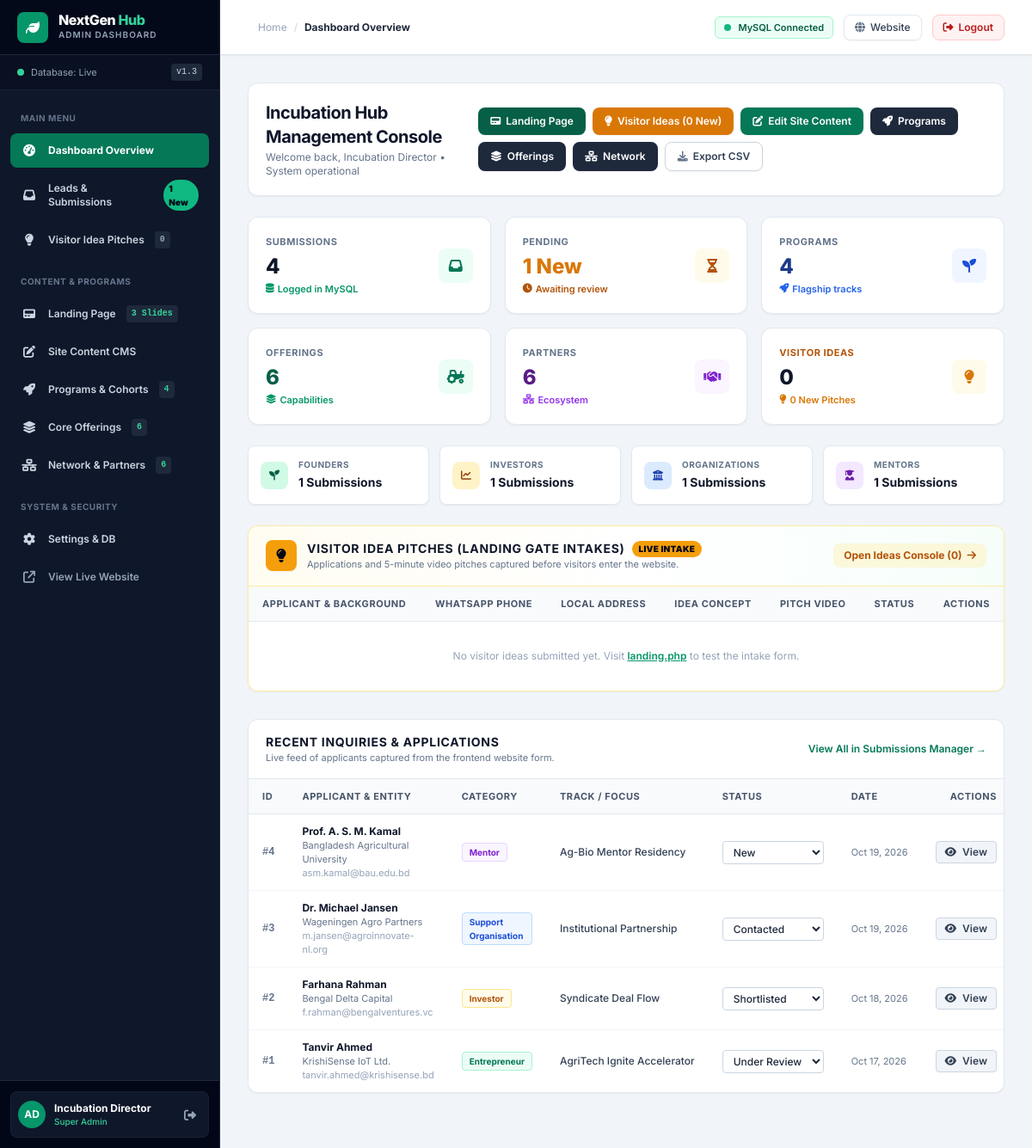
/admin/index.php (signed in), run on the app's committed database.
### tables this page shows
CREATE TABLE IF NOT EXISTS `hub_submissions` (
    `id` INT UNSIGNED AUTO_INCREMENT PRIMARY KEY,
    `full_name` VARCHAR(150) NOT NULL,
    `email` VARCHAR(150) NOT NULL,
    `phone` VARCHAR(50) DEFAULT NULL,
    `organization` VARCHAR(150) DEFAULT NULL,
    `category` ENUM('Entrepreneur', 'Investor', 'Support Organisation', 'Mentor') NOT NULL,
    `sub_interest` VARCHAR(100) DEFAULT NULL,
    `pitch_url` VARCHAR(255) DEFAULT NULL,
    `message` TEXT NOT NULL,
    `admin_notes` TEXT DEFAULT NULL,
    `ip_address` VARCHAR(45) DEFAULT NULL,
    `status` ENUM('New', 'Under Review', 'Shortlisted', 'Contacted', 'Archived') DEFAULT 'New',
    `created_at` TIMESTAMP DEFAULT CURRENT_TIMESTAMP,
    `updated_at` TIMESTAMP DEFAULT CURRENT_TIMESTAMP ON UPDATE CURRENT_TIMESTAMP,
    INDEX `idx_category` (`category`),
    INDEX `idx_created_at` (`created_at`),
    INDEX `idx_status` (`status`)
);

### admin/index.php (the view, shortened to what the rows shown need)
<?php
require_once __DIR__ . '/auth.php';
$recentSubmissions = getHubSubmissions(15);
?>
<div class="mb-6 flex flex-col sm:flex-row sm:items-center justify-between gap-4 bg-white p-5 rounded-xl border border-slate-200 shadow-sm">
    <div>
        <h1 class="text-xl font-bold text-slate-900 tracking-tight">Incubation Hub Management Console</h1>
    </div>
</div>
<div class="bg-white rounded-xl border border-amber-200/80 shadow-sm overflow-hidden mb-8">
    <div class="px-5 py-4 bg-gradient-to-r from-amber-50/70 via-white to-emerald-50/50 border-b border-amber-200/80 flex flex-col sm:flex-row sm:items-center justify-between gap-2">
        <div class="flex items-center space-x-3">
            <div>
                <div class="flex items-center space-x-2">
                    <h2 class="text-sm font-bold text-slate-900 uppercase tracking-wider">Visitor Idea Pitches (Landing Gate Intakes)</h2>
                </div>
            </div>
        </div>
    </div>
    <div class="overflow-x-auto">
        <table class="w-full text-left text-xs border-collapse">
            <thead class="bg-slate-50 text-slate-600 uppercase font-bold text-[11px] tracking-wider border-b border-slate-200">
                <tr>
                    <th class="px-4 py-3">Applicant & Background</th>
                    <th class="px-4 py-3">WhatsApp Phone</th>
                    <th class="px-4 py-3">Local Address</th>
                    <th class="px-4 py-3">Idea Concept</th>
                    <th class="px-4 py-3">Pitch Video</th>
                    <th class="px-4 py-3">Status</th>
                    <th class="px-4 py-3 text-right">Actions</th>
                </tr>
            </thead>
        </table>
    </div>
</div>
<div class="bg-white rounded-xl border border-slate-200 shadow-sm overflow-hidden mb-8">
    <div class="px-5 py-4 border-b border-slate-200 flex flex-col sm:flex-row sm:items-center justify-between gap-2">
        <div>
            <h2 class="text-sm font-bold text-slate-900 uppercase tracking-wider">Recent Inquiries & Applications</h2>
        </div>
    </div>
    <div class="overflow-x-auto">
        <table class="w-full text-left text-xs border-collapse">
            <thead class="bg-slate-50 text-slate-600 uppercase font-bold text-[11px] tracking-wider border-b border-slate-200">
                <tr>
                    <th class="px-4 py-3">ID</th>
                    <th class="px-4 py-3">Applicant & Entity</th>
                    <th class="px-4 py-3">Category</th>
                    <th class="px-4 py-3">Track / Focus</th>
                    <th class="px-4 py-3">Status</th>
                    <th class="px-4 py-3">Date</th>
                    <th class="px-4 py-3 text-right">Actions</th>
                </tr>
            </thead>
            <tbody class="divide-y divide-slate-100 bg-white">
                <?php if (empty($recentSubmissions)): ?>
                    <tr>
                        <td colspan="7" class="px-4 py-8 text-center text-slate-400">
                            No submissions recorded in database.
                        </td>
                    </tr>
                <?php else: ?>
                    <?php foreach ($recentSubmissions as $row):
                        $badgeColor = match ($row['category']) {
                            'Entrepreneur' => 'bg-emerald-50 text-emerald-700 border-emerald-200',
                            'Investor' => 'bg-amber-50 text-amber-700 border-amber-200',
                            'Support Organisation' => 'bg-blue-50 text-blue-700 border-blue-200',
                            'Mentor' => 'bg-purple-50 text-purple-700 border-purple-200',
                            default => 'bg-slate-50 text-slate-700 border-slate-200',
                        };
                    ?>
                        <tr class="hover:bg-slate-50 transition">
                            <td class="px-4 py-3 font-mono font-semibold text-slate-500">
                                #<?= htmlspecialchars($row['id']) ?>
                            </td>
                            <td class="px-4 py-3">
                                <span class="font-bold text-slate-900 block"><?= htmlspecialchars($row['full_name']) ?></span>
                                <span class="text-[11px] text-slate-500"><?= htmlspecialchars($row['organization'] ?: 'Independent') ?></span>
                                <span class="text-[11px] text-slate-400 block"><?= htmlspecialchars($row['email']) ?></span>
                            </td>
                            <td class="px-4 py-3">
                                <span class="inline-flex items-center px-2 py-0.5 rounded text-[10px] font-bold border <?= $badgeColor ?>">
                                    <?= htmlspecialchars($row['category']) ?>
                                </span>
                            </td>
                            <td class="px-4 py-3 text-slate-700 font-medium max-w-xs truncate" title="<?= htmlspecialchars($row['sub_interest']) ?>">
                                <?= htmlspecialchars($row['sub_interest'] ?: 'General Program') ?>
                            </td>
                            <td class="px-4 py-3">
                                <form method="POST" action="index.php" class="inline">
                                    <select name="status" onchange="this.form.submit()" class="px-2 py-1 rounded border text-xs font-medium bg-white text-slate-800 border-slate-300 focus:outline-none focus:border-emerald-600">
                                        <option value="New" <?= $row['status'] === 'New' ? 'selected' : '' ?>>New</option>
                                        <option value="Under Review" <?= $row['status'] === 'Under Review' ? 'selected' : '' ?>>Under Review</option>
                                        <option value="Shortlisted" <?= $row['status'] === 'Shortlisted' ? 'selected' : '' ?>>Shortlisted</option>
                                        <option value="Contacted" <?= $row['status'] === 'Contacted' ? 'selected' : '' ?>>Contacted</option>
                                    </select>
                                </form>
                            </td>
                            <td class="px-4 py-3 text-[11px] text-slate-500 whitespace-nowrap">
                                <?= date('M d, Y', strtotime($row['created_at'])) ?>
                            </td>
                            <td class="px-4 py-3 text-right whitespace-nowrap">
                                <button type="button"
                                    class="view-lead-btn px-2.5 py-1 rounded bg-slate-100 hover:bg-slate-200 text-slate-700 font-semibold text-xs border border-slate-300 transition"
                                    data-id="<?= htmlspecialchars($row['id']) ?>"
                                    data-name="<?= htmlspecialchars($row['full_name']) ?>"
                                    data-email="<?= htmlspecialchars($row['email']) ?>"
                                    data-phone="<?= htmlspecialchars($row['phone'] ?? '') ?>"
                                    data-org="<?= htmlspecialchars($row['organization'] ?? '') ?>"
                                    data-category="<?= htmlspecialchars($row['category']) ?>"
                                    data-track="<?= htmlspecialchars($row['sub_interest'] ?? '') ?>"
                                    data-pitch="<?= htmlspecialchars($row['pitch_url'] ?? '') ?>"
                                    data-status="<?= htmlspecialchars($row['status']) ?>"
                                    data-notes="<?= htmlspecialchars($row['admin_notes'] ?? '') ?>"
                                    data-date="<?= date('M d, Y H:i', strtotime($row['created_at'])) ?>"
                                    data-message="<?= htmlspecialchars($row['message']) ?>">
                                    <i class="fa-solid fa-eye mr-1"></i> View
                                </button>
                            </td>
                        </tr>
                    <?php endforeach; ?>
                <?php endif; ?>
            </tbody>
        </table>
    </div>
</div>

### data on the page
hub_submissions: id "4", full_name "Prof. A. S. M. Kamal", organization "Bangladesh Agricultural University", email "asm.kamal@bau.edu.bd", category "Mentor", sub_interest "Ag-Bio Mentor Residency", status "New", created_at "Oct 19, 2026"
hub_submissions: id "3", full_name "Dr. Michael Jansen", organization "Wageningen Agro Partners", email "m.jansen@agroinnovate-nl.org", category "Support Organisation", sub_interest "Institutional Partnership", status "Contacted", created_at "Oct 19, 2026"
hub_submissions: id "2", full_name "Farhana Rahman", organization "Bengal Delta Capital", email "f.rahman@bengalventures.vc", category "Investor", sub_interest "Syndicate Deal Flow", status "Shortlisted", created_at "Oct 18, 2026"
hub_submissions: id "1", full_name "Tanvir Ahmed", organization "KrishiSense IoT Ltd.", email "tanvir.ahmed@krishisense.bd", category "Entrepreneur", sub_interest "AgriTech Ignite Accelerator", status "Under Review", created_at "Oct 17, 2026"

### other printed values
$stats['new'] "1"
$stats['total_ideas'] "0"
$stats['total_banners'] "3"
$stats['total_programs'] "4"
$stats['total_offerings'] "6"
$stats['total_partners'] "6"
substr($admin['username'], 0, 2) "AD"
$admin['full_name'] "Incubation Director"
$admin['role'] "Super Admin"
$breadcrumb "Dashboard Overview"
getCurrentAdmin()['full_name'] "Incubation Director"
$stats['new_ideas'] "0"
$stats['total'] "4"
$stats['entrepreneurs'] "1"
$stats['investors'] "1"
